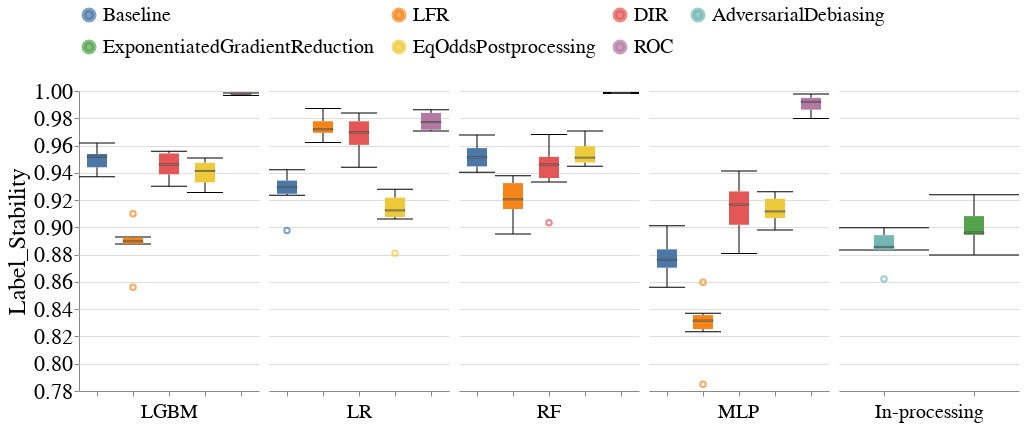

The code cell stored with this chart in its notebook:
### Code cell
create_box_plot_for_diff_interventions(all_subgroup_metrics_df,
                                       dataset_name=DATASET_NAMES[0],
                                       metric_name='Label_Stability',
                                       vals_to_replace=vals_to_replace)

### Figure 1 — Vega-Lite specification as saved in the notebook (floating-point values rounded to 4 significant figures; data arrays with more than 128 entries replaced by an {"elided": "..."} marker saying what was removed)
{"config": {"view": {"continuousWidth": 400, "continuousHeight": 300, "stroke": null}, "axis": {"labelFontSize": 22, "labelFontWeight": "normal", "titleFontSize": 24, "titleFontWeight": "normal"}, "facet": {"spacing": 10}, "header": {"labelFontSize": 20, "labelOrient": "bottom", "labelPadding": 5, "titleFontSize": 20}, "legend": {"columns": 4, "direction": "horizontal", "labelFontSize": 20, "labelLimit": 400, "orient": "top", "symbolStrokeWidth": 5, "titleAnchor": "middle", "titleFontSize": 22, "titleLimit": 300}, "title": {"fontSize": 20}}, "data": {"name": "data-bcaf5686df3ff6ff0652fa5d7840680f"}, "mark": {"type": "boxplot", "median": {"stroke": "black", "strokeWidth": 0.7}, "size": 20, "ticks": true}, "encoding": {"color": {"field": "Fairness_Intervention", "sort": ["Baseline", "LFR", "DIR", "AdversarialDebiasing", "ExponentiatedGradientReduction", "EqOddsPostprocessing", "ROC"], "title": null, "type": "nominal"}, "column": {"field": "Model_Name", "sort": ["LGBM", "LR", "RF", "MLP", "In-processing"], "title": null, "type": "nominal"}, "x": {"axis": {"labels": false}, "field": "Fairness_Intervention", "sort": ["Baseline", "LFR", "DIR", "AdversarialDebiasing", "ExponentiatedGradientReduction", "EqOddsPostprocessing", "ROC"], "title": null, "type": "nominal"}, "y": {"field": "Metric_Value", "scale": {"zero": false}, "title": "Label_Stability", "type": "quantitative"}}, "resolve": {"scale": {"x": "independent"}}, "width": 180, "$schema": "https://vega.github.io/schema/vega-lite/v4.17.0.json", "datasets": {"data-bcaf5686df3ff6ff0652fa5d7840680f": {"elided": "132 records"}}}
